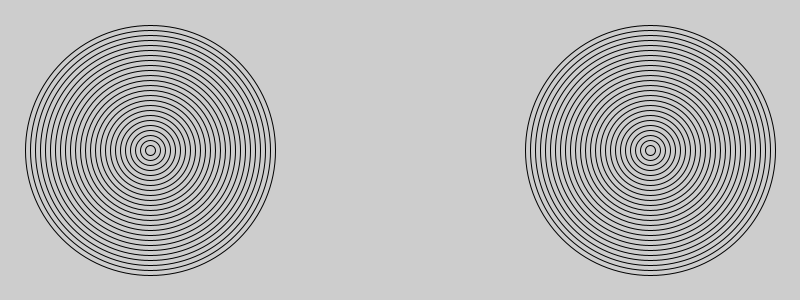
Frame 1 (no input)
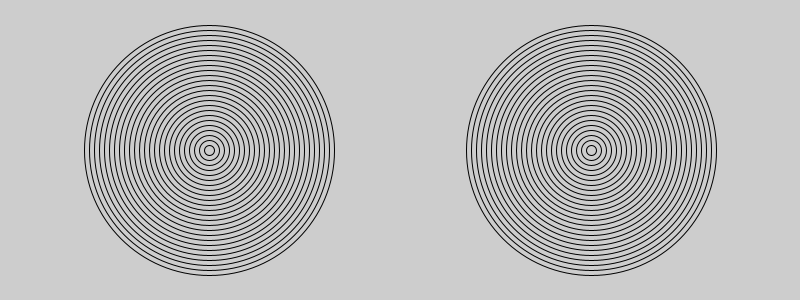
Frame 60 (the mouse pressed at the canvas centre just before this capture)
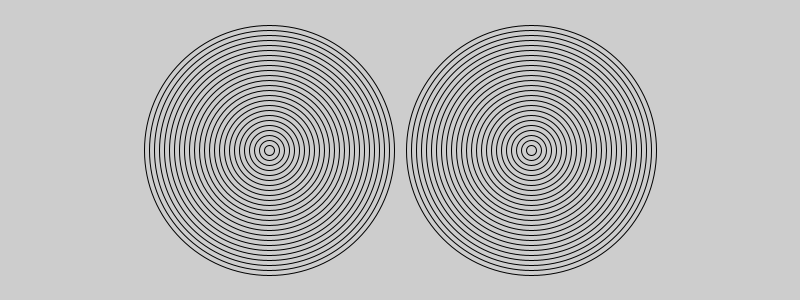
Frame 120 (the mouse held since frame 60 and released just before this capture)

The Processing sketch that drew these frames (run headless with seeded random() and noise(); from frame 60 on, the mouse is pressed at the canvas centre):

// Processing sketch: amazingRings
// ── amazingRings.pde
int x1=150;
int x2=650;
int s1=1;
int s2=-1;
void setup(){
  size(800,300); 
  background(#cdcdcd);
}
void draw(){
  noFill();
  //for(int n=15;n<=65;n++){
  background(#cdcdcd);
  for(int i=25;i>0;i--){
      int h =(i*10);
      //int j=(n*10);
      ellipse(x1, 150, h, h);
    }
  //}
  //for(int g=65;g>=15;g--){
    //background(#cdcdcd);
    for(int i=25;i>0;i--){
      int h =(i*10);
      //int j=(g*10);
      ellipse(x2, 150, h, h);
    }
  //}
  x1+=1;
  x2--;
}
